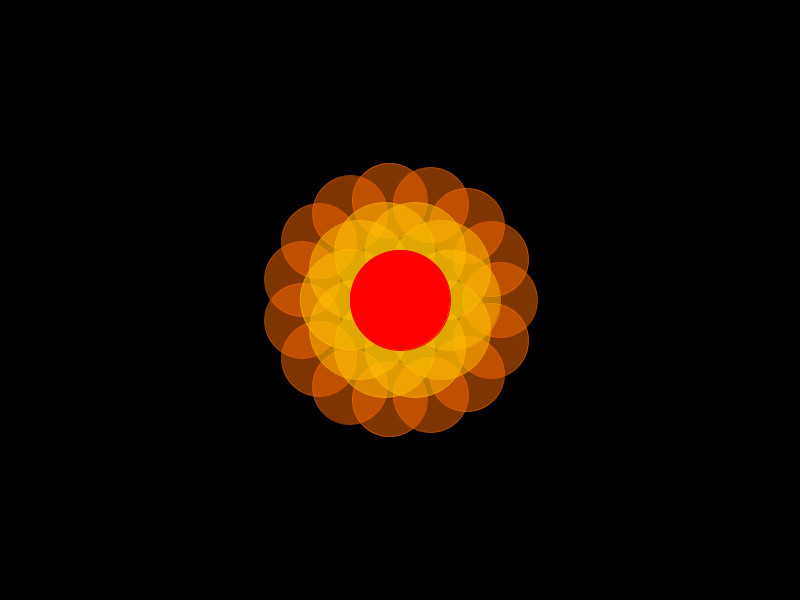
Frame 1 (no input)
Frame 60 (the mouse pressed at the canvas centre just before this capture): identical to frame 1, image omitted
Frame 120 (the mouse held since frame 60 and released just before this capture): identical to frame 1, image omitted

The Processing sketch that drew this single still picture (run headless with seeded random() and noise(); from frame 60 on, the mouse is pressed at the canvas centre):

// Processing sketch: sketch_01_first_flower
// ── sketch_01_first_flower.pde

void setup() {
  size(800, 600);
  background(0);
  colorMode(HSB, 360, 100, 100, 100);
}

void draw() {
  background(0);

  pushMatrix();
  pushStyle();
  translate(width*0.5, height*0.5);

  
  for (int i = 0; i < 15; i++) {
    fill(25, 100, 100, 50);
    stroke (25, 100, 100, 50);
    strokeWeight(1);

    float x = cos(i*(TWO_PI )/15)*100;
    float y = sin(i*(TWO_PI)/15)*100;
    float rad = 75;
    ellipse(x, y, rad, rad);
  }
 
  for (int i = 0; i < 10; i++) {
    fill(45, 100, 100, 50);
    stroke (45, 100, 100, 50);
    strokeWeight(1);

    float x = cos(i*(TWO_PI)/10)*100/2;
    float y = sin(i*(TWO_PI)/10)*100/2;
    float rad = 100;
    ellipse(x, y, rad, rad);
  }
 
  fill(0, 100, 100, 100);
  stroke (0, 100, 100, 100);
  strokeWeight(1);
  ellipse(0, 0, 100, 100);

  popStyle();
  popMatrix();
}
